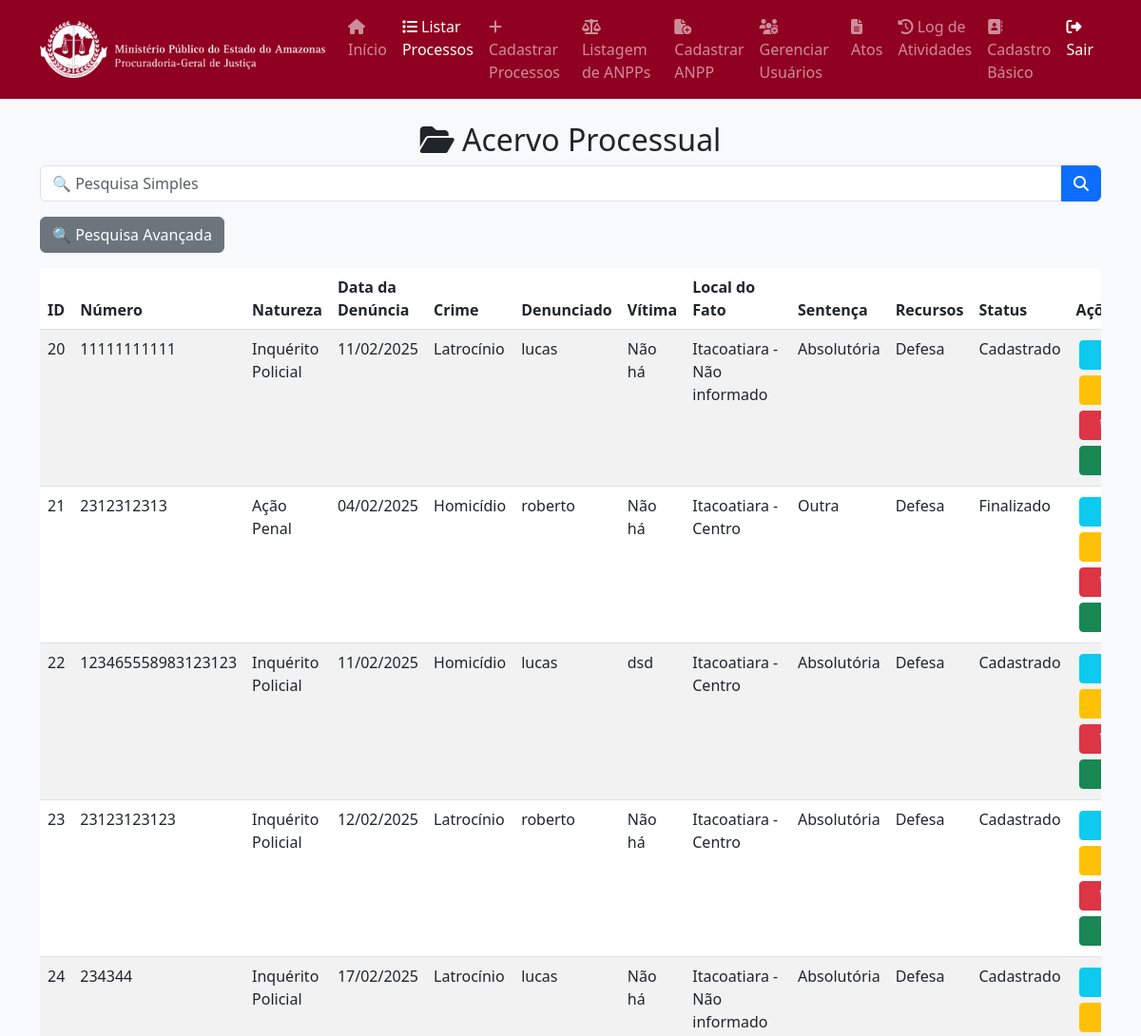
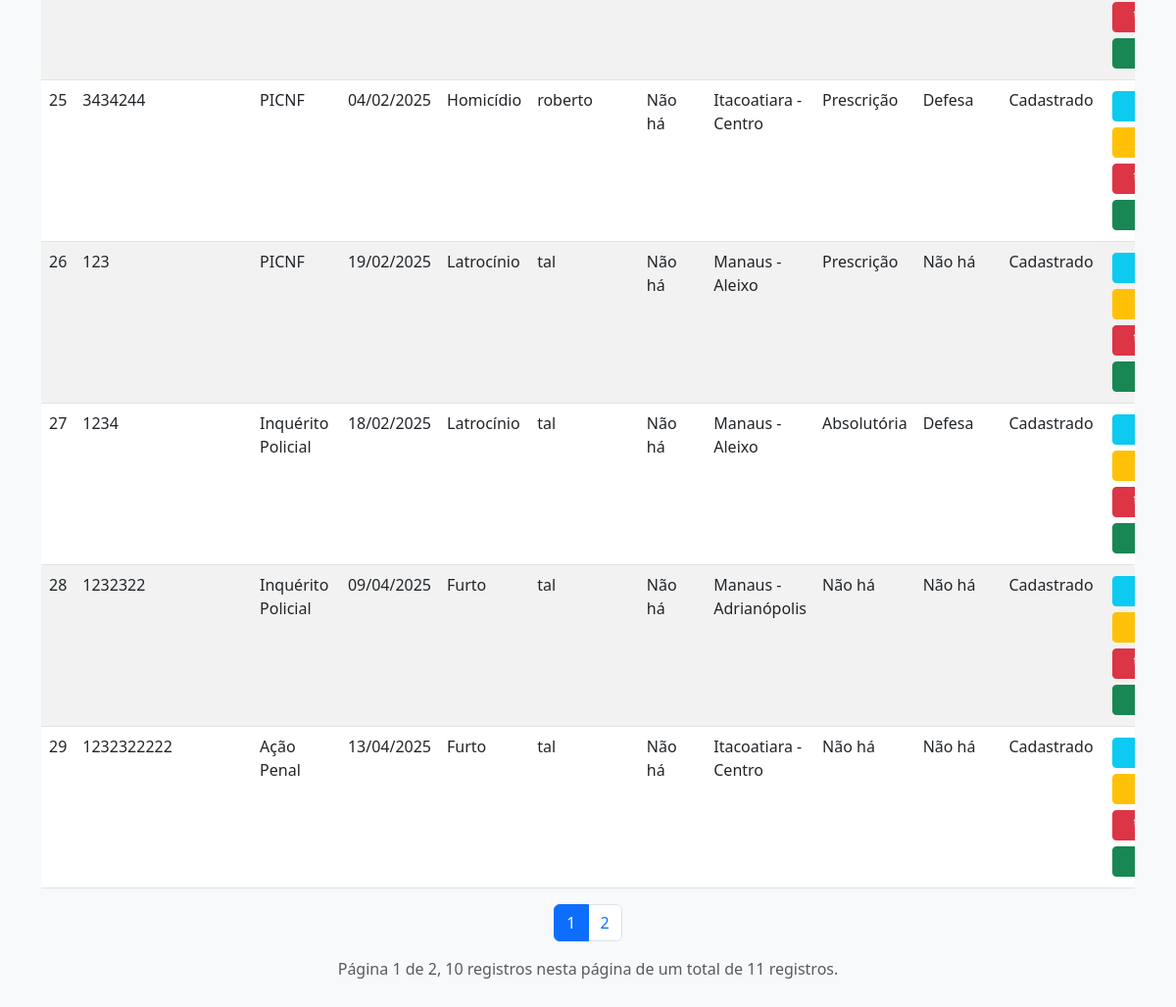
/views/listar_processos.php (signed in), run on the app's committed database (2 pictures, top to bottom).
### tables this page shows
CREATE TABLE `processos` (
  `id` int(11) NOT NULL,
  `numero` varchar(50) NOT NULL,
  `natureza` varchar(255) NOT NULL,
  `data_denuncia` date NOT NULL,
  `denunciado` varchar(100) NOT NULL,
  `status` enum('Cadastrado','Finalizado') DEFAULT 'Cadastrado',
  `usuario_id` int(11) NOT NULL,
  `outra_natureza` varchar(255) DEFAULT NULL,
  `local_municipio` varchar(100) NOT NULL,
  `local_bairro` varchar(100) NOT NULL,
  `vitima` varchar(255) DEFAULT NULL,
  `outro_crime` varchar(255) DEFAULT NULL,
  `sentenca` varchar(100) DEFAULT NULL,
  `outra_sentenca` varchar(255) DEFAULT NULL,
  `data_sentenca` date DEFAULT NULL,
  `recursos` varchar(50) DEFAULT NULL,
  `crime_id` int(11) DEFAULT NULL
);

CREATE TABLE `crimes` (
  `id` int(11) NOT NULL,
  `nome` varchar(255) NOT NULL
);

CREATE TABLE `municipios` (
  `id` int(11) NOT NULL,
  `nome` varchar(255) NOT NULL
);

CREATE TABLE `bairros` (
  `id` int(11) NOT NULL,
  `nome` varchar(255) NOT NULL,
  `municipio` varchar(100) NOT NULL,
  `municipio_id` int(11) NOT NULL
);

### views/listar_processos.php (the view, shortened to what this page needs)
<?php
global $pdo;
$perfil = $_SESSION['usuario_perfil'] ?? '';
$registros_por_pagina = 10;
$pagina_atual = isset($_GET['pagina']) ? max(1, intval($_GET['pagina'])) : 1;
$offset = ($pagina_atual - 1) * $registros_por_pagina;
$search = $_GET['search'] ?? '';
$sql = "SELECT processos.*,
               crimes.nome AS nome_crime,
               municipios.nome AS nome_municipio,
               bairros.nome AS nome_bairro
        FROM processos
        LEFT JOIN crimes ON processos.crime_id = crimes.id
        LEFT JOIN municipios ON processos.local_municipio = municipios.id
        LEFT JOIN bairros ON processos.local_bairro = bairros.id
        WHERE 1=1";
$params = [];
$sql_count = "SELECT COUNT(*) AS total
              FROM processos
              LEFT JOIN crimes ON processos.crime_id = crimes.id
              WHERE 1=1";
$stmt_count = $pdo->prepare($sql_count);
$stmt_count->execute($params);
$total_registros = $stmt_count->fetch(PDO::FETCH_ASSOC)['total'];
$total_paginas = ceil($total_registros / $registros_por_pagina);
$sql .= " LIMIT $offset, $registros_por_pagina";
$stmt = $pdo->prepare($sql);
$stmt->execute($params);
$processos = $stmt->fetchAll(PDO::FETCH_ASSOC);
?>
<!DOCTYPE html>
<html lang="pt">
<head>
    <link href="https://cdn.jsdelivr.net/npm/bootstrap@5.3.0/dist/css/bootstrap.min.css" rel="stylesheet">
    <link rel="stylesheet" href="https://cdnjs.cloudflare.com/ajax/libs/font-awesome/6.4.2/css/all.min.css">
</head>
<body class="bg-light">
    <nav class="navbar navbar-expand-lg navbar-dark" style="background-color: #900020;">
        <div class="container">
            <a class="navbar-brand d-flex align-items-center" href="dashboard.php">
                <img src="../public/img/logoWhite.png" alt="Logo" class="logo-navbar">
            </a>
            <div class="collapse navbar-collapse" id="navbarNav">
                <ul class="navbar-nav ms-auto">
                    <li class="nav-item"><a class="nav-link" href="dashboard.php"><i class="fas fa-home"></i> Início</a>
                    </li>
                    <li class="nav-item"><a class="nav-link active" href="listar_processos.php"><i
                                class="fas fa-list"></i> Listar Processos</a></li>
                    <?php if ($perfil === 'cadastrador' || $perfil === 'administrador'): ?>
                    <li class="nav-item"><a class="nav-link" href="cadastro_processo.php"><i class="fas fa-plus"></i>
                            Cadastrar Processos</a></li>
                    <?php endif; ?>
                    <li class="nav-item">
                        <a class="nav-link" href="listar_anpp.php"><i class="fas fa-scale-balanced"></i> Listagem de
                            ANPPs</a>
                    </li>
                    <li class="nav-item">
                        <a class="nav-link" href="anpp.php"><i class="fas fa-file-circle-plus"></i> Cadastrar ANPP</a>
                    </li>
                    <?php if ($perfil === 'administrador'): ?>
                    <li class="nav-item"><a class="nav-link" href="gerenciar_usuarios.php"><i
                                class="fas fa-users-cog"></i> Gerenciar Usuários</a></li>
                    <li class="nav-item">
                        <a class="nav-link <?= ($pagina_atual == 'atos.php') ? 'active' : '' ?>" href="atos.php">
                            <i class="fas fa-file-alt"></i> Atos
                        </a>
                    </li>
                    <li class="nav-item">
                        <a class="nav-link" href="log_atividades.php">
                            <i class="fas fa-history">
                            </i> Log de Atividades</a>
                    </li>
                    <li class="nav-item">
                        <a class="nav-link" href="cadastro_basico.php">
                            <i class="fas fa-address-book">
                            </i> Cadastro Básico</a>
                    </li>
                    <?php endif; ?>
                    <li class="nav-item"><a class="nav-link text-white" href="../controllers/logout.php"><i
                                class="fas fa-sign-out-alt"></i> Sair</a></li>
                </ul>
            </div>
        </div>
    </nav>
    <div class="container mt-4">
        <h2 class="text-center"><i class="fas fa-folder-open"></i> Acervo Processual</h2>
        <form method="GET">
            <div class="input-group mb-3">
                <input type="text" name="search" class="form-control" placeholder="🔍 Pesquisa Simples"
                    value="<?= htmlspecialchars($search) ?>">
                <button type="submit" class="btn btn-primary"><i class="fas fa-search"></i></button>
            </div>
        </form>
        <button class="btn btn-secondary mb-3" type="button" data-bs-toggle="collapse"
            data-bs-target="#advancedSearch">🔍 Pesquisa Avançada</button>
        <div class="table-responsive">
            <table class="table table-striped">
                <thead>
                    <tr>
                        <th>ID</th>
                        <th>Número</th>
                        <th>Natureza</th>
                        <th>Data da Denúncia</th>
                        <th>Crime</th>
                        <th>Denunciado</th>
                        <th>Vítima</th>
                        <th>Local do Fato</th>
                        <th>Sentença</th>
                        <th>Recursos</th>
                        <th>Status</th>
                        <th>Ações</th>
                    </tr>
                </thead>
                <tbody>
                    <?php foreach ($processos as $processo): ?>
                    <tr>
                        <td><?= $processo['id'] ?></td>
                        <td><?= htmlspecialchars($processo['numero'] ?? 'Não informado') ?></td>
                        <td><?= htmlspecialchars($processo['natureza'] ?? 'Não informado') ?></td>
                        <td><?= !empty($processo['data_denuncia']) ? date('d/m/Y', strtotime($processo['data_denuncia'])) : 'Não informado' ?>
                        </td>
                        <td><?= htmlspecialchars($processo['nome_crime'] ?? 'Não informado') ?></td>
                        <td><?= htmlspecialchars($processo['denunciado'] ?? 'Não informado') ?></td>
                        <td><?= htmlspecialchars($processo['vitima'] ?? 'Não há') ?></td>
                        <td><?= htmlspecialchars(($processo['nome_municipio'] ?? 'Não informado') . ' - ' . ($processo['nome_bairro'] ?? 'Não informado')) ?>
                        </td>
                        <td><?= htmlspecialchars($processo['sentenca'] ?? 'Não informado') ?></td>
                        <td><?= htmlspecialchars($processo['recursos'] ?? 'Não informado') ?></td>
                        <td><?= htmlspecialchars($processo['status'] ?? 'Não informado') ?></td>
                        <td>
                            <button class="btn btn-info btn-sm btn-action" data-bs-toggle="modal"
                                data-bs-target="#modal<?= $processo['id'] ?>">
                            </button>
                            <?php if ($perfil !== 'consultor'): ?>
                            <a href="../controllers/editar_processo.php?id=<?= $processo['id'] ?>"
                                class="btn btn-warning btn-sm btn-action">
                            </a>
                            <a href="../controllers/deletar_processo.php?id=<?= $processo['id'] ?>"
                                class="btn btn-danger btn-sm btn-action"
                                onclick="return confirm('Tem certeza que deseja excluir?');">
                            </a>
                            <?php endif; ?>
                            <a target="_blank" href="../controllers/gerar_pdf.php?id=<?= $processo['id'] ?>"
                                class="btn btn-success btn-sm btn-action">
                            </a>
                        </td>
                    </tr>
                    <?php endforeach; ?>
                </tbody>
            </table>
        </div>
    </div>
    <nav>
        <ul class="pagination justify-content-center">
            <?php for ($i = 1; $i <= $total_paginas; $i++): ?>
            <li class="page-item <?= ($i == $pagina_atual) ? 'active' : '' ?>">
                <a class="page-link" href="?pagina=<?= $i ?>"><?= $i ?></a>
            </li>
            <?php endfor; ?>
        </ul>
    </nav>
<div class="text-center mt-3 mb-5 text-muted">
    Página <?= $pagina_atual ?> de <?= $total_paginas ?>,
    <?= count($processos) ?> registros nesta página de um total de <?= $total_registros ?> registros.
</div>
</body>
</html>

### views/listar_processos.php (style rules this page uses)
.table-responsive { overflow-x: auto; }
.logo-navbar { max-width: 300px; height: auto; }
.btn-action { width: 100px; text-align: center; display: inline-flex; align-items: center; justify-content: center; white-space: nowrap; margin: 3px; }

### data on the page
processos: id "20", numero "11111111111", natureza "Inquérito Policial", data_denuncia "11/02/2025", crime.nome "Latrocínio", denunciado "lucas", vitima "Não há", nome_bairro "Itacoatiara - Não informado", sentenca "Absolutória", recursos "Defesa", status "Cadastrado"
processos: id "21", numero "2312312313", natureza "Ação Penal", data_denuncia "04/02/2025", crime.nome "Homicídio", denunciado "roberto", vitima "Não há", municipios.nome "Itacoatiara - Centro", sentenca "Outra", recursos "Defesa", status "Finalizado"
processos: id "22", numero "123465558983123123", natureza "Inquérito Policial", data_denuncia "11/02/2025", crime.nome "Homicídio", denunciado "lucas", vitima "dsd", municipios.nome "Itacoatiara - Centro", sentenca "Absolutória", recursos "Defesa", status "Cadastrado"
processos: id "23", numero "23123123123", natureza "Inquérito Policial", data_denuncia "12/02/2025", crime.nome "Latrocínio", denunciado "roberto", vitima "Não há", municipios.nome "Itacoatiara - Centro", sentenca "Absolutória", recursos "Defesa", status "Cadastrado"
processos: id "24", numero "234344", natureza "Inquérito Policial", data_denuncia "17/02/2025", crime.nome "Latrocínio", denunciado "lucas", vitima "Não há", nome_bairro "Itacoatiara - Não informado", sentenca "Absolutória", recursos "Defesa", status "Cadastrado"
processos: id "25", numero "3434244", natureza "PICNF", data_denuncia "04/02/2025", crime.nome "Homicídio", denunciado "roberto", vitima "Não há", municipios.nome "Itacoatiara - Centro", sentenca "Prescrição", recursos "Defesa", status "Cadastrado"
processos: id "26", numero "123", natureza "PICNF", data_denuncia "19/02/2025", crime.nome "Latrocínio", denunciado "tal", vitima "Não há", municipios.nome "Manaus - Aleixo", sentenca "Prescrição", recursos "Não há", status "Cadastrado"
processos: id "27", numero "1234", natureza "Inquérito Policial", data_denuncia "18/02/2025", crime.nome "Latrocínio", denunciado "tal", vitima "Não há", municipios.nome "Manaus - Aleixo", sentenca "Absolutória", recursos "Defesa", status "Cadastrado"
processos: id "28", numero "1232322", natureza "Inquérito Policial", data_denuncia "09/04/2025", crime.nome "Furto", denunciado "tal", vitima "Não há", municipios.nome "Manaus - Adrianópolis", sentenca "Não há", recursos "Não há", status "Cadastrado"
processos: id "29", numero "1232322222", natureza "Ação Penal", data_denuncia "13/04/2025", crime.nome "Furto", denunciado "tal", vitima "Não há", municipios.nome "Itacoatiara - Centro", sentenca "Não há", recursos "Não há", status "Cadastrado"

### other printed values
$pagina_atual "1"
$total_paginas "2"
count($processos) "10"
$total_registros "11"
